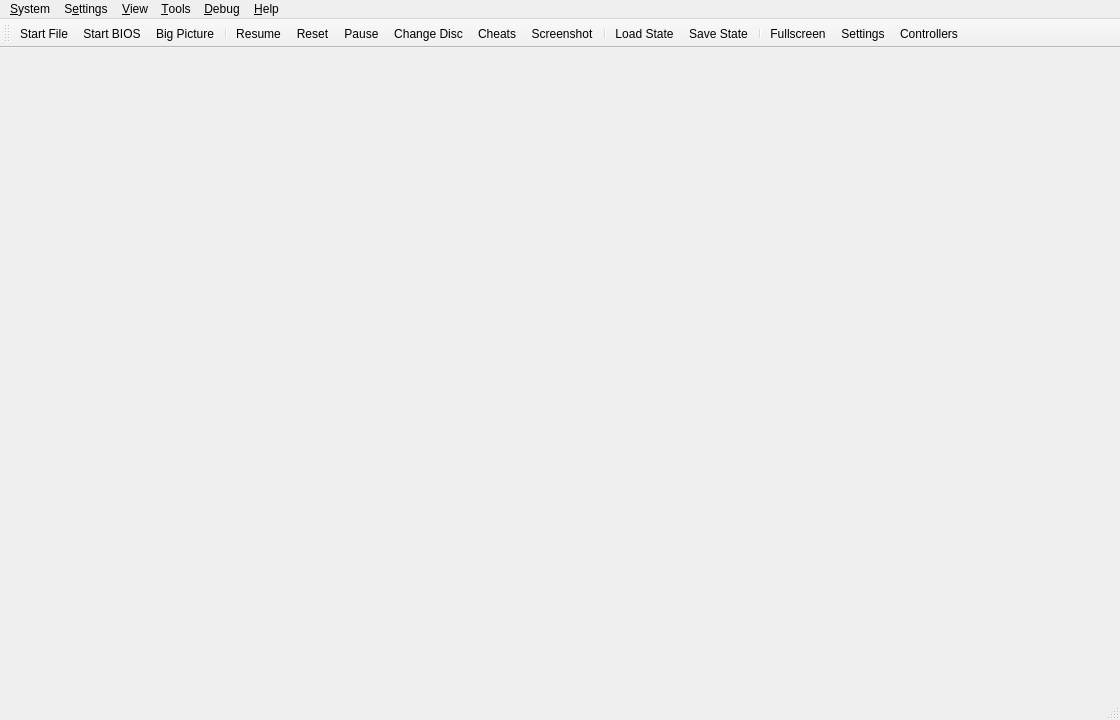
<?xml version="1.0" encoding="UTF-8"?>
<ui version="4.0">
 <class>MainWindow</class>
 <widget class="QMainWindow" name="MainWindow">
  <property name="geometry">
   <rect>
    <x>0</x>
    <y>0</y>
    <width>1120</width>
    <height>720</height>
   </rect>
  </property>
  <property name="acceptDrops">
   <bool>true</bool>
  </property>
  <property name="windowTitle">
   <string>Riverhorse</string>
  </property>
  <property name="windowIcon">
   <iconset resource="resources/riverhorse-qt.qrc">
    <normaloff>:/icons/riverhorse.png</normaloff>:/icons/riverhorse.png</iconset>
  </property>
  <property name="unifiedTitleAndToolBarOnMac">
   <bool>true</bool>
  </property>
  <widget class="QStackedWidget" name="mainContainer"/>
  <widget class="QMenuBar" name="menuBar">
   <property name="geometry">
    <rect>
     <x>0</x>
     <y>0</y>
     <width>800</width>
     <height>33</height>
    </rect>
   </property>
   <widget class="QMenu" name="menuSystem">
    <property name="title">
     <string>&amp;System</string>
    </property>
    <widget class="QMenu" name="menuChangeDisc">
     <property name="title">
      <string>Change Disc</string>
     </property>
     <property name="icon">
      <iconset theme="disc-line"/>
     </property>
     <actiongroup name="actionGroupChangeDiscSubImages"/>
     <addaction name="actionChangeDiscFromFile"/>
     <addaction name="actionChangeDiscFromDevice"/>
     <addaction name="actionChangeDiscFromGameList"/>
     <addaction name="actionRemoveDisc"/>
     <addaction name="separator"/>
    </widget>
    <widget class="QMenu" name="menuCheats">
     <property name="title">
      <string>Cheats</string>
     </property>
     <property name="icon">
      <iconset theme="cheats-line"/>
     </property>
    </widget>
    <widget class="QMenu" name="menuLoadState">
     <property name="title">
      <string>Load State</string>
     </property>
     <property name="icon">
      <iconset theme="folder-open-line"/>
     </property>
    </widget>
    <widget class="QMenu" name="menuSaveState">
     <property name="title">
      <string>Save State</string>
     </property>
     <property name="icon">
      <iconset theme="save-3-line"/>
     </property>
    </widget>
    <addaction name="actionStartFile"/>
    <addaction name="actionStartDisc"/>
    <addaction name="actionStartBios"/>
    <addaction name="actionStartFullscreenUI"/>
    <addaction name="actionResumeLastState"/>
    <addaction name="separator"/>
    <addaction name="actionPowerOff"/>
    <addaction name="actionPowerOffWithoutSaving"/>
    <addaction name="actionReset"/>
    <addaction name="actionPause"/>
    <addaction name="menuChangeDisc"/>
    <addaction name="separator"/>
    <addaction name="actionCheats"/>
    <addaction name="menuCheats"/>
    <addaction name="actionScreenshot"/>
    <addaction name="actionRewindTimeline"/>
    <addaction name="separator"/>
    <addaction name="actionCreateNetplaySession"/>
    <addaction name="actionJoinNetplaySession"/>
    <addaction name="separator"/>
    <addaction name="menuLoadState"/>
    <addaction name="menuSaveState"/>
    <addaction name="separator"/>
    <addaction name="actionExit"/>
   </widget>
   <widget class="QMenu" name="menuSettings">
    <property name="title">
     <string>S&amp;ettings</string>
    </property>
    <widget class="QMenu" name="menuSettingsTheme">
     <property name="title">
      <string>Theme</string>
     </property>
     <property name="icon">
      <iconset theme="paint-brush-line"/>
     </property>
    </widget>
    <widget class="QMenu" name="menuSettingsLanguage">
     <property name="title">
      <string>Language</string>
     </property>
     <property name="icon">
      <iconset theme="global-line"/>
     </property>
    </widget>
    <addaction name="actionViewGameProperties"/>
    <addaction name="separator"/>
    <addaction name="actionInterfaceSettings"/>
    <addaction name="actionGameListSettings"/>
    <addaction name="actionBIOSSettings"/>
    <addaction name="actionConsoleSettings"/>
    <addaction name="actionEmulationSettings"/>
    <addaction name="actionMemoryCardSettings"/>
    <addaction name="actionGraphicsSettings"/>
    <addaction name="actionPostProcessingSettings"/>
    <addaction name="actionAudioSettings"/>
    <addaction name="actionAchievementSettings"/>
    <addaction name="actionFolderSettings"/>
    <addaction name="actionAdvancedSettings"/>
    <addaction name="separator"/>
    <addaction name="actionControllerSettings"/>
    <addaction name="actionHotkeySettings"/>
    <addaction name="separator"/>
    <addaction name="actionAddGameDirectory"/>
    <addaction name="actionScanForNewGames"/>
    <addaction name="actionRescanAllGames"/>
    <addaction name="separator"/>
    <addaction name="menuSettingsLanguage"/>
    <addaction name="menuSettingsTheme"/>
   </widget>
   <widget class="QMenu" name="menuHelp">
    <property name="title">
     <string>&amp;Help</string>
    </property>
    <addaction name="actionWebsite"/>
    <addaction name="actionGitHubRepository"/>
    <addaction name="actionIssueTracker"/>
    <addaction name="actionDiscordServer"/>
    <addaction name="separator"/>
    <addaction name="actionCheckForUpdates"/>
    <addaction name="separator"/>
    <addaction name="actionViewThirdPartyNotices"/>
    <addaction name="actionAboutQt"/>
    <addaction name="actionAbout"/>
   </widget>
   <widget class="QMenu" name="menuDebug">
    <property name="title">
     <string>&amp;Debug</string>
    </property>
    <widget class="QMenu" name="menuRenderer">
     <property name="title">
      <string>Switch GPU Renderer</string>
     </property>
    </widget>
    <widget class="QMenu" name="menuCPUExecutionMode">
     <property name="title">
      <string>Switch CPU Emulation Mode</string>
     </property>
    </widget>
    <widget class="QMenu" name="menuCropMode">
     <property name="title">
      <string>Switch Crop Mode</string>
     </property>
    </widget>
    <addaction name="menuCPUExecutionMode"/>
    <addaction name="menuRenderer"/>
    <addaction name="menuCropMode"/>
    <addaction name="actionDisableAllEnhancements"/>
    <addaction name="separator"/>
    <addaction name="actionCPUDebugger"/>
    <addaction name="actionEnableGDBServer"/>
    <addaction name="separator"/>
    <addaction name="actionDumpRAM"/>
    <addaction name="actionDumpVRAM"/>
    <addaction name="actionDumpSPURAM"/>
    <addaction name="separator"/>
    <addaction name="actionDebugDumpCPUtoVRAMCopies"/>
    <addaction name="actionDebugDumpVRAMtoCPUCopies"/>
    <addaction name="separator"/>
    <addaction name="actionDebugShowVRAM"/>
    <addaction name="actionDebugShowGPUState"/>
    <addaction name="actionDebugShowCDROMState"/>
    <addaction name="actionDebugShowSPUState"/>
    <addaction name="actionDebugShowTimersState"/>
    <addaction name="actionDebugShowMDECState"/>
    <addaction name="actionDebugShowDMAState"/>
   </widget>
   <widget class="QMenu" name="menu_View">
    <property name="title">
     <string>&amp;View</string>
    </property>
    <widget class="QMenu" name="menuWindowSize">
     <property name="title">
      <string>&amp;Window Size</string>
     </property>
    </widget>
    <addaction name="actionViewToolbar"/>
    <addaction name="actionViewLockToolbar"/>
    <addaction name="actionViewStatusBar"/>
    <addaction name="separator"/>
    <addaction name="actionViewGameList"/>
    <addaction name="actionViewGameGrid"/>
    <addaction name="actionViewSystemDisplay"/>
    <addaction name="separator"/>
    <addaction name="actionFullscreen"/>
    <addaction name="menuWindowSize"/>
    <addaction name="separator"/>
    <addaction name="actionMergeDiscSets"/>
    <addaction name="actionShowGameIcons"/>
    <addaction name="actionGridViewShowTitles"/>
    <addaction name="actionGridViewZoomIn"/>
    <addaction name="actionGridViewZoomOut"/>
    <addaction name="actionGridViewRefreshCovers"/>
   </widget>
   <widget class="QMenu" name="menu_Tools">
    <property name="title">
     <string>&amp;Tools</string>
    </property>
    <addaction name="actionMemoryCardEditor"/>
    <addaction name="actionCoverDownloader"/>
    <addaction name="separator"/>
    <addaction name="actionMemoryScanner"/>
    <addaction name="separator"/>
    <addaction name="actionMediaCapture"/>
    <addaction name="separator"/>
    <addaction name="actionOpenDataDirectory"/>
   </widget>
   <addaction name="menuSystem"/>
   <addaction name="menuSettings"/>
   <addaction name="menu_View"/>
   <addaction name="menu_Tools"/>
   <addaction name="menuDebug"/>
   <addaction name="menuHelp"/>
  </widget>
  <widget class="QToolBar" name="toolBar">
   <property name="windowTitle">
    <string>toolBar</string>
   </property>
   <property name="iconSize">
    <size>
     <width>32</width>
     <height>32</height>
    </size>
   </property>
   <property name="toolButtonStyle">
    <enum>Qt::ToolButtonStyle::ToolButtonTextUnderIcon</enum>
   </property>
   <attribute name="toolBarArea">
    <enum>TopToolBarArea</enum>
   </attribute>
   <attribute name="toolBarBreak">
    <bool>false</bool>
   </attribute>
   <addaction name="actionStartFile"/>
   <addaction name="actionStartBios"/>
   <addaction name="actionStartFullscreenUI2"/>
   <addaction name="separator"/>
   <addaction name="actionResumeLastState"/>
   <addaction name="actionReset"/>
   <addaction name="actionPause"/>
   <addaction name="actionChangeDisc"/>
   <addaction name="actionCheatsToolbar"/>
   <addaction name="actionScreenshot"/>
   <addaction name="separator"/>
   <addaction name="actionLoadState"/>
   <addaction name="actionSaveState"/>
   <addaction name="separator"/>
   <addaction name="actionFullscreen"/>
   <addaction name="actionSettings2"/>
   <addaction name="actionControllerSettings"/>
  </widget>
  <widget class="QStatusBar" name="statusBar"/>
  <action name="actionStartFile">
   <property name="icon">
    <iconset theme="file-line"/>
   </property>
   <property name="text">
    <string>Start &amp;File...</string>
   </property>
  </action>
  <action name="actionStartDisc">
   <property name="icon">
    <iconset theme="disc-line"/>
   </property>
   <property name="text">
    <string>Start &amp;Disc...</string>
   </property>
  </action>
  <action name="actionCreateNetplaySession">
   <property name="icon">
    <iconset theme="global-line"/>
   </property>
   <property name="text">
    <string>&amp;Host Netplay Session...</string>
   </property>
  </action>
  <action name="actionJoinNetplaySession">
   <property name="icon">
    <iconset theme="global-line"/>
   </property>
   <property name="text">
    <string>&amp;Join Netplay Session...</string>
   </property>
  </action>
  <action name="actionStartBios">
   <property name="icon">
    <iconset theme="chip-line"/>
   </property>
   <property name="text">
    <string>Start &amp;BIOS</string>
   </property>
  </action>
  <action name="actionScanForNewGames">
   <property name="icon">
    <iconset theme="file-search-line"/>
   </property>
   <property name="text">
    <string>&amp;Scan For New Games</string>
   </property>
  </action>
  <action name="actionRescanAllGames">
   <property name="icon">
    <iconset theme="refresh-line"/>
   </property>
   <property name="text">
    <string>&amp;Rescan All Games</string>
   </property>
  </action>
  <action name="actionPowerOff">
   <property name="icon">
    <iconset theme="shut-down-line"/>
   </property>
   <property name="text">
    <string>Power &amp;Off</string>
   </property>
  </action>
  <action name="actionReset">
   <property name="icon">
    <iconset theme="restart-line"/>
   </property>
   <property name="text">
    <string>&amp;Reset</string>
   </property>
  </action>
  <action name="actionPause">
   <property name="checkable">
    <bool>true</bool>
   </property>
   <property name="icon">
    <iconset theme="pause-line"/>
   </property>
   <property name="text">
    <string>&amp;Pause</string>
   </property>
  </action>
  <action name="actionLoadState">
   <property name="icon">
    <iconset theme="folder-open-line"/>
   </property>
   <property name="text">
    <string>&amp;Load State</string>
   </property>
  </action>
  <action name="actionSaveState">
   <property name="icon">
    <iconset theme="save-3-line"/>
   </property>
   <property name="text">
    <string>&amp;Save State</string>
   </property>
  </action>
  <action name="actionExit">
   <property name="icon">
    <iconset theme="door-open-line"/>
   </property>
   <property name="text">
    <string>E&amp;xit</string>
   </property>
  </action>
  <action name="actionBIOSSettings">
   <property name="icon">
    <iconset theme="chip-line"/>
   </property>
   <property name="text">
    <string>B&amp;IOS</string>
   </property>
  </action>
  <action name="actionConsoleSettings">
   <property name="icon">
    <iconset theme="chip-2-line"/>
   </property>
   <property name="text">
    <string>C&amp;onsole</string>
   </property>
  </action>
  <action name="actionEmulationSettings">
   <property name="icon">
    <iconset theme="emulation-line"/>
   </property>
   <property name="text">
    <string>E&amp;mulation</string>
   </property>
  </action>
  <action name="actionControllerSettings">
   <property name="icon">
    <iconset theme="controller-digital-line"/>
   </property>
   <property name="text">
    <string>&amp;Controllers</string>
   </property>
  </action>
  <action name="actionHotkeySettings">
   <property name="icon">
    <iconset theme="keyboard-line"/>
   </property>
   <property name="text">
    <string>&amp;Hotkeys</string>
   </property>
  </action>
  <action name="actionGraphicsSettings">
   <property name="icon">
    <iconset theme="image-fill"/>
   </property>
   <property name="text">
    <string>&amp;Graphics</string>
   </property>
  </action>
  <action name="actionPostProcessingSettings">
   <property name="icon">
    <iconset theme="sun-fill"/>
   </property>
   <property name="text">
    <string>&amp;Post-Processing</string>
   </property>
  </action>
  <action name="actionFullscreen">
   <property name="icon">
    <iconset theme="fullscreen-line"/>
   </property>
   <property name="text">
    <string>Fullscreen</string>
   </property>
  </action>
  <action name="actionResolution_Scale">
   <property name="text">
    <string>Resolution Scale</string>
   </property>
  </action>
  <action name="actionWebsite">
   <property name="icon">
    <iconset theme="global-line"/>
   </property>
   <property name="text">
    <string>&amp;Website...</string>
   </property>
  </action>
  <action name="actionGitHubRepository">
   <property name="icon">
    <iconset theme="github-line"/>
   </property>
   <property name="text">
    <string>&amp;GitHub Repository...</string>
   </property>
  </action>
  <action name="actionIssueTracker">
   <property name="icon">
    <iconset theme="bug-line"/>
   </property>
   <property name="text">
    <string>&amp;Issue Tracker...</string>
   </property>
  </action>
  <action name="actionDiscordServer">
   <property name="icon">
    <iconset resource="resources/riverhorse-qt.qrc">
     <normaloff>:/icons/discord.png</normaloff>:/icons/discord.png</iconset>
   </property>
   <property name="text">
    <string>&amp;Discord Server...</string>
   </property>
  </action>
  <action name="actionCheckForUpdates">
   <property name="icon">
    <iconset theme="download-2-line"/>
   </property>
   <property name="text">
    <string>Check for &amp;Updates...</string>
   </property>
  </action>
  <action name="actionViewThirdPartyNotices">
   <property name="text">
    <string>View Third-Party Notices...</string>
   </property>
  </action>
  <action name="actionAboutQt">
   <property name="icon">
    <iconset resource="resources/riverhorse-qt.qrc">
     <normaloff>:/icons/QT.png</normaloff>:/icons/QT.png</iconset>
   </property>
   <property name="text">
    <string>About &amp;Qt...</string>
   </property>
  </action>
  <action name="actionAbout">
   <property name="icon">
    <iconset resource="resources/riverhorse-qt.qrc">
     <normaloff>:/icons/riverhorse_64.png</normaloff>:/icons/riverhorse_64.png</iconset>
   </property>
   <property name="text">
    <string>&amp;About Riverhorse...</string>
   </property>
  </action>
  <action name="actionChangeDisc">
   <property name="icon">
    <iconset theme="disc-line"/>
   </property>
   <property name="text">
    <string>Change Disc...</string>
   </property>
  </action>
  <action name="actionCheats">
   <property name="icon">
    <iconset theme="cheats-line"/>
   </property>
   <property name="text">
    <string>Cheats...</string>
   </property>
  </action>
  <action name="actionRewindTimeline">
   <property name="icon">
    <iconset theme="history-line"/>
   </property>
   <property name="text">
    <string>Rewind &amp;Timeline...</string>
   </property>
  </action>
  <action name="actionCheatsToolbar">
   <property name="icon">
    <iconset theme="cheats-line"/>
   </property>
   <property name="text">
    <string>Cheats</string>
   </property>
  </action>
  <action name="actionAudioSettings">
   <property name="icon">
    <iconset theme="volume-up-line"/>
   </property>
   <property name="text">
    <string>Audio</string>
   </property>
  </action>
  <action name="actionAchievementSettings">
   <property name="icon">
    <iconset theme="trophy-line"/>
   </property>
   <property name="text">
    <string>Achievements</string>
   </property>
  </action>
  <action name="actionFolderSettings">
   <property name="icon">
    <iconset theme="folder-open-line"/>
   </property>
   <property name="text">
    <string>Folders</string>
   </property>
  </action>
  <action name="actionGameListSettings">
   <property name="icon">
    <iconset theme="folder-open-line"/>
   </property>
   <property name="text">
    <string>Game List</string>
   </property>
  </action>
  <action name="actionInterfaceSettings">
   <property name="icon">
    <iconset theme="settings-3-line"/>
   </property>
   <property name="text">
    <string>&amp;Interface</string>
   </property>
  </action>
  <action name="actionAdvancedSettings">
   <property name="icon">
    <iconset theme="alert-line"/>
   </property>
   <property name="text">
    <string>Advanced</string>
   </property>
  </action>
  <action name="actionAddGameDirectory">
   <property name="icon">
    <iconset theme="folder-add-line"/>
   </property>
   <property name="text">
    <string>Add Game Directory...</string>
   </property>
  </action>
  <action name="actionSettings">
   <property name="icon">
    <iconset theme="settings-3-line"/>
   </property>
   <property name="text">
    <string>&amp;Settings</string>
   </property>
   <property name="menuRole">
    <enum>QAction::MenuRole::PreferencesRole</enum>
   </property>
  </action>
  <action name="actionSettings2">
   <property name="icon">
    <iconset theme="settings-3-line"/>
   </property>
   <property name="text">
    <string>&amp;Settings</string>
   </property>
   <property name="menuRole">
    <enum>QAction::MenuRole::PreferencesRole</enum>
   </property>
  </action>
  <action name="actionChangeDiscFromFile">
   <property name="text">
    <string>From File...</string>
   </property>
  </action>
  <action name="actionChangeDiscFromDevice">
   <property name="text">
    <string>From Device...</string>
   </property>
  </action>
  <action name="actionChangeDiscFromGameList">
   <property name="text">
    <string>From Game List...</string>
   </property>
  </action>
  <action name="actionRemoveDisc">
   <property name="text">
    <string>Remove Disc</string>
   </property>
  </action>
  <action name="actionResume_State">
   <property name="text">
    <string>Resume State</string>
   </property>
  </action>
  <action name="actionGlobal_State">
   <property name="text">
    <string>Global State</string>
   </property>
  </action>
  <action name="actionDebugShowVRAM">
   <property name="checkable">
    <bool>true</bool>
   </property>
   <property name="text">
    <string>Show VRAM</string>
   </property>
  </action>
  <action name="actionDebugDumpCPUtoVRAMCopies">
   <property name="checkable">
    <bool>true</bool>
   </property>
   <property name="text">
    <string>Dump CPU to VRAM Copies</string>
   </property>
  </action>
  <action name="actionDebugDumpVRAMtoCPUCopies">
   <property name="checkable">
    <bool>true</bool>
   </property>
   <property name="text">
    <string>Dump VRAM to CPU Copies</string>
   </property>
  </action>
  <action name="actionDisableAllEnhancements">
   <property name="checkable">
    <bool>true</bool>
   </property>
   <property name="text">
    <string>Disable All Enhancements</string>
   </property>
  </action>
  <action name="actionDumpRAM">
   <property name="text">
    <string>Dump RAM...</string>
   </property>
  </action>
  <action name="actionDumpVRAM">
   <property name="text">
    <string>Dump VRAM...</string>
   </property>
  </action>
  <action name="actionDumpSPURAM">
   <property name="text">
    <string>Dump SPU RAM...</string>
   </property>
  </action>
  <action name="actionDebugShowGPUState">
   <property name="checkable">
    <bool>true</bool>
   </property>
   <property name="text">
    <string>Show GPU State</string>
   </property>
  </action>
  <action name="actionDebugShowCDROMState">
   <property name="checkable">
    <bool>true</bool>
   </property>
   <property name="text">
    <string>Show CD-ROM State</string>
   </property>
  </action>
  <action name="actionDebugShowSPUState">
   <property name="checkable">
    <bool>true</bool>
   </property>
   <property name="text">
    <string>Show SPU State</string>
   </property>
  </action>
  <action name="actionDebugShowTimersState">
   <property name="checkable">
    <bool>true</bool>
   </property>
   <property name="text">
    <string>Show Timers State</string>
   </property>
  </action>
  <action name="actionDebugShowMDECState">
   <property name="checkable">
    <bool>true</bool>
   </property>
   <property name="text">
    <string>Show MDEC State</string>
   </property>
  </action>
  <action name="actionDebugShowDMAState">
   <property name="checkable">
    <bool>true</bool>
   </property>
   <property name="text">
    <string>Show DMA State</string>
   </property>
  </action>
  <action name="actionScreenshot">
   <property name="icon">
    <iconset theme="screenshot-2-line"/>
   </property>
   <property name="text">
    <string>&amp;Screenshot</string>
   </property>
  </action>
  <action name="actionMemoryCardSettings">
   <property name="icon">
    <iconset theme="memcard-line"/>
   </property>
   <property name="text">
    <string>&amp;Memory Cards</string>
   </property>
  </action>
  <action name="actionResumeLastState">
   <property name="icon">
    <iconset theme="play-circle-line"/>
   </property>
   <property name="text">
    <string>Resume</string>
   </property>
   <property name="toolTip">
    <string>Resumes the last save state created.</string>
   </property>
  </action>
  <action name="actionViewToolbar">
   <property name="checkable">
    <bool>true</bool>
   </property>
   <property name="checked">
    <bool>true</bool>
   </property>
   <property name="text">
    <string>&amp;Toolbar</string>
   </property>
  </action>
  <action name="actionViewLockToolbar">
   <property name="checkable">
    <bool>true</bool>
   </property>
   <property name="checked">
    <bool>false</bool>
   </property>
   <property name="text">
    <string>Lock Toolbar</string>
   </property>
  </action>
  <action name="actionViewStatusBar">
   <property name="checkable">
    <bool>true</bool>
   </property>
   <property name="checked">
    <bool>true</bool>
   </property>
   <property name="text">
    <string>&amp;Status Bar</string>
   </property>
  </action>
  <action name="actionViewGameList">
   <property name="icon">
    <iconset theme="list-check"/>
   </property>
   <property name="text">
    <string>Game &amp;List</string>
   </property>
  </action>
  <action name="actionViewSystemDisplay">
   <property name="enabled">
    <bool>false</bool>
   </property>
   <property name="text">
    <string>System &amp;Display</string>
   </property>
  </action>
  <action name="actionViewGameProperties">
   <property name="enabled">
    <bool>false</bool>
   </property>
   <property name="icon">
    <iconset theme="file-settings-line"/>
   </property>
   <property name="text">
    <string>Game &amp;Properties</string>
   </property>
  </action>
  <action name="actionMemoryCardEditor">
   <property name="text">
    <string>Memory &amp;Card Editor</string>
   </property>
  </action>
  <action name="actionCPUDebugger">
   <property name="text">
    <string>CPU D&amp;ebugger</string>
   </property>
  </action>
  <action name="actionEnableGDBServer">
   <property name="checkable">
    <bool>true</bool>
   </property>
   <property name="text">
    <string>Enable GDB Server</string>
   </property>
  </action>
  <action name="actionViewGameGrid">
   <property name="icon">
    <iconset theme="function-line"/>
   </property>
   <property name="text">
    <string>Game &amp;Grid</string>
   </property>
  </action>
  <action name="actionMergeDiscSets">
   <property name="checkable">
    <bool>true</bool>
   </property>
   <property name="checked">
    <bool>true</bool>
   </property>
   <property name="text">
    <string>Merge Multi-Disc Games</string>
   </property>
  </action>
  <action name="actionGridViewShowTitles">
   <property name="checkable">
    <bool>true</bool>
   </property>
   <property name="checked">
    <bool>true</bool>
   </property>
   <property name="text">
    <string>Show Titles (Grid View)</string>
   </property>
  </action>
  <action name="actionGridViewZoomIn">
   <property name="text">
    <string>Zoom &amp;In (Grid View)</string>
   </property>
   <property name="shortcut">
    <string>Ctrl++</string>
   </property>
  </action>
  <action name="actionGridViewZoomOut">
   <property name="text">
    <string>Zoom &amp;Out (Grid View)</string>
   </property>
   <property name="shortcut">
    <string>Ctrl+-</string>
   </property>
  </action>
  <action name="actionGridViewRefreshCovers">
   <property name="text">
    <string>Refresh &amp;Covers (Grid View)</string>
   </property>
  </action>
  <action name="actionOpen_Memory_Card_Directory">
   <property name="text">
    <string>Open Memory Card Directory...</string>
   </property>
  </action>
  <action name="actionOpenDataDirectory">
   <property name="text">
    <string>Open Data Directory...</string>
   </property>
  </action>
  <action name="actionPowerOffWithoutSaving">
   <property name="icon">
    <iconset theme="close-line"/>
   </property>
   <property name="text">
    <string>Power Off &amp;Without Saving</string>
   </property>
  </action>
  <action name="actionStartFullscreenUI">
   <property name="icon">
    <iconset theme="tv-2-line"/>
   </property>
   <property name="text">
    <string>Start Big Picture Mode</string>
   </property>
  </action>
  <action name="actionStartFullscreenUI2">
   <property name="icon">
    <iconset theme="tv-2-line"/>
   </property>
   <property name="text">
    <string>Big Picture</string>
   </property>
  </action>
  <action name="actionCoverDownloader">
   <property name="text">
    <string>Cover Downloader</string>
   </property>
  </action>
  <action name="actionMemoryScanner">
   <property name="text">
    <string>Memory &amp;Scanner</string>
   </property>
  </action>
  <action name="actionShowGameIcons">
   <property name="checkable">
    <bool>true</bool>
   </property>
   <property name="checked">
    <bool>true</bool>
   </property>
   <property name="text">
    <string>Show Game Icons (List View)</string>
   </property>
  </action>
  <action name="actionMediaCapture">
   <property name="checkable">
    <bool>true</bool>
   </property>
   <property name="text">
    <string>Media Ca&amp;pture</string>
   </property>
  </action>
 </widget>
 <resources>
  <include location="resources/riverhorse-qt.qrc"/>
 </resources>
 <connections/>
</ui>
